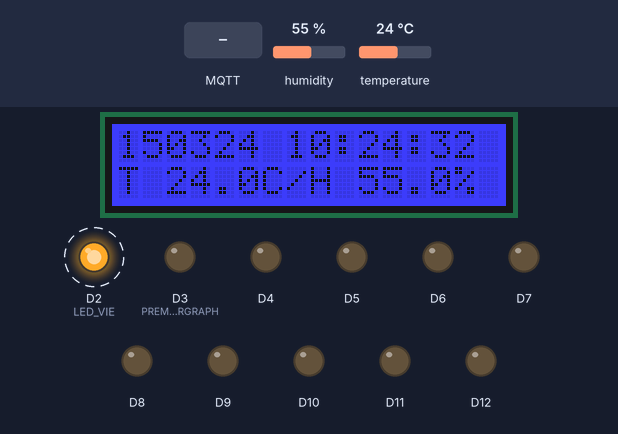
Bench run of a sketch on a simulated Arduino Uno R4 WiFi. On the bench: 16×2 character LCD, output pins drawn as LEDs (lit = HIGH). Dashed ring = blinking. The test bench sets the inputs (shaded band); at power-on: humidity 55 %, temperature 24 °C. WiFi joins after 1.5 s; servers stay silent unless stated; network time is answered at once with the bench clock; the local clock reads 2024-03-15 10:24:30 at power-on unless the sketch sets it; no MQTT or app messages arrive unless stated; not simulated (calls return 0 or success): arduino_secrets.h; what the sketch prints to the serial monitor is not drawn.

Above: at 2.8 s.
2.9 s: MQTT message "10" arrives on the second subscribed topic
At 3.38 s:
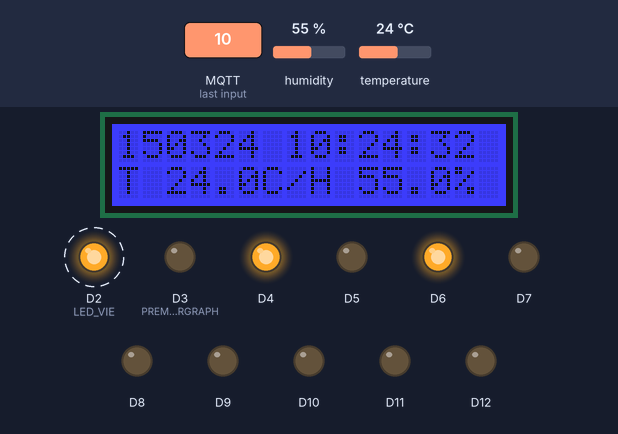
5.5 s: MQTT message "20" arrives on the second subscribed topic
At 6.37 s:
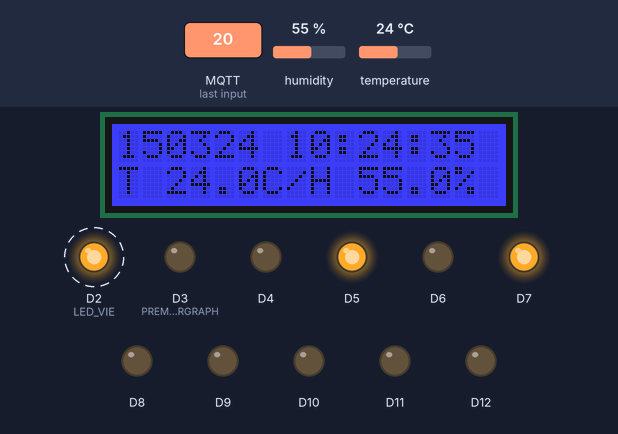
8.0 s: MQTT message "30" arrives on the second subscribed topic
At 8.9 s:
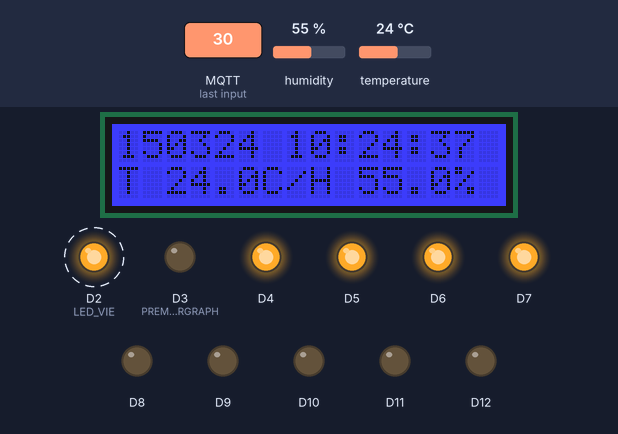
10.7 s: MQTT message "40" arrives on the second subscribed topic
At 11.37 s:
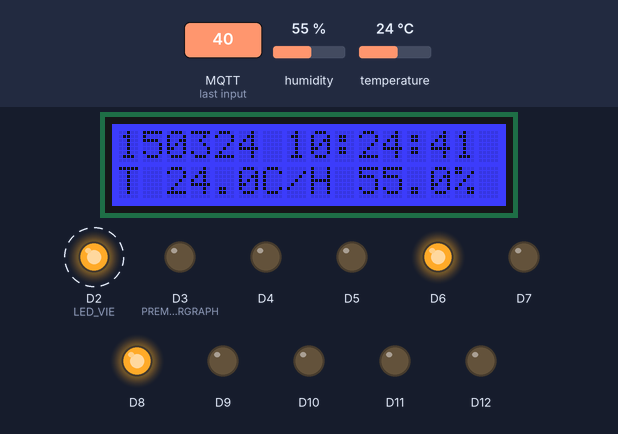
13.2 s: humidity set to 22 %
At 14.62 s:
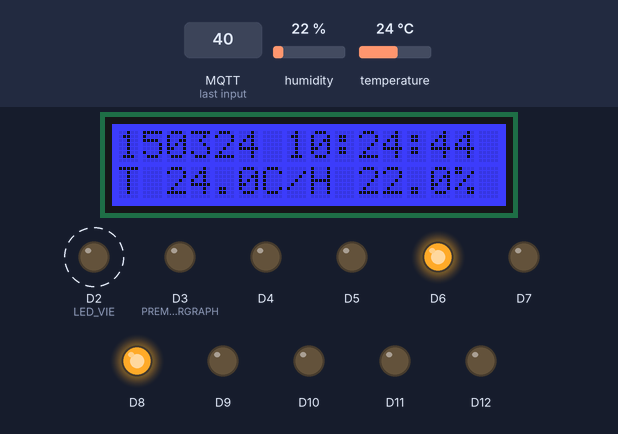
15.8 s: MQTT message "5" arrives on the second subscribed topic
At 16.87 s:
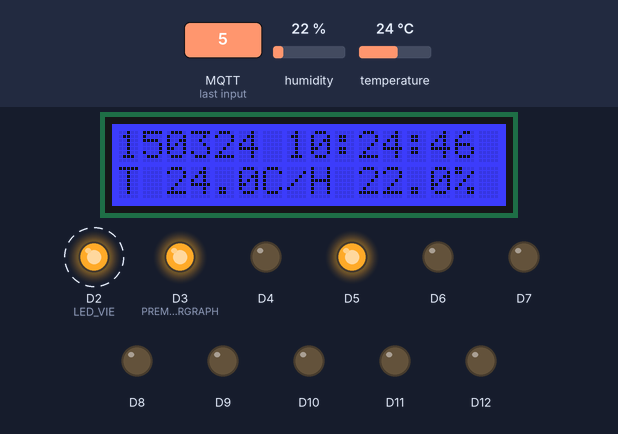
Timing chart, 0 to 18.9 s (numbered marks = the images above; inputs shaded):
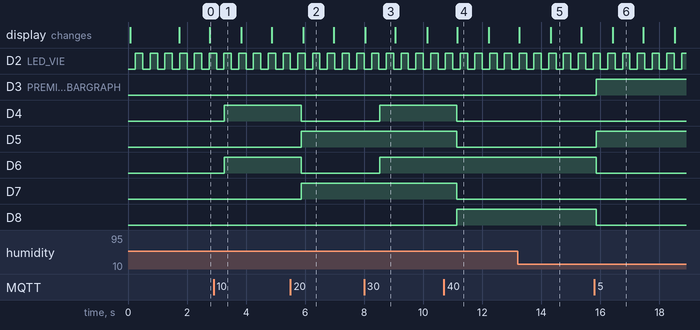

The sketch:

commandes.ino
```cpp
#include <WiFiS3.h>
#include <WiFiUdp.h>
#include <NTPClient.h>
#include <ArduinoMqttClient.h>
#include <RTC.h>
#include <Wire.h>
#include <rgb_lcd.h>
#include <DHT.h>
#include <FspTimer.h>
#include "arduino_secrets.h"

// Configuration des composants
const byte LED_VIE = 2;
const byte DHT_PIN = A0;
const byte PREMIERE_LED_BARGRAPH = 3;  // D3 a D12 : cablage a confirmer
const char VERSION[] = "1.0";

rgb_lcd lcd;
DHT dht(DHT_PIN, DHT22);

// Configuration WiFi et NTP
WiFiUDP udpNTP;
IPAddress serveurNTP(192, 168, 1, 254);
NTPClient clientNTP(udpNTP, serveurNTP, 7200, 60000);

// Configuration MQTT
WiFiClient wifiClient;
MqttClient mqttClient(wifiClient);
IPAddress broker(192, 168, 1, 1);
const int PORT_MQTT = 1883;
const char CLIENT_ID[] = "Id0_Client_48763";

const char TOPIC_VERSION[] = "/iot/VERSION_48763";
const char TOPIC_TEMP[] = "/iot/TEMPERATURE_48763";
const char TOPIC_HUM[] = "/iot/HUMIDITY_48763";
const char TOPIC_DATE[] = "/iot/GET_DATE_48763";
const char TOPIC_COMMAND[] = "/iot/COMMAND_48763";
const char TOPIC_BARGRAPH[] = "/iot/BARGRAPH_48763";
const char TOPIC_BLINK[] = "/iot/BLINK_48763";

bool rtcSynchronise = false;
bool mesuresActives = true;
bool demandeNTP = false;
byte etat = 0;
unsigned long dernierEssaiNTP = 0;
unsigned long dernierEssaiMQTT = 0;
unsigned int periodePersonnalisee = 600;

// Timer materiel : pas de 50 ms, independant de delay(500)
FspTimer timerLed;
volatile unsigned int demiPeriodeTicks = 5;  // 250 ms : LED a 2 Hz
volatile unsigned int compteurTicks = 0;
volatile bool etatLed = false;

void interruptionLed(timer_callback_args_t *args) {
  compteurTicks++;
  if (compteurTicks >= demiPeriodeTicks) {
    compteurTicks = 0;
    etatLed = !etatLed;
    digitalWrite(LED_VIE, etatLed ? HIGH : LOW);
  }
}

// Reglage de la periode complete du clignotement
void definirPeriodeLed(unsigned int periodeMs) {
  noInterrupts();
  demiPeriodeTicks = periodeMs / 100; // Demi-periode / 50 ms
  compteurTicks = 0;
  etatLed = false;
  digitalWrite(LED_VIE, LOW);
  interrupts();
}

bool initialiserLed() {
  pinMode(LED_VIE, OUTPUT);
  digitalWrite(LED_VIE, LOW);

  uint8_t typeTimer = GPT_TIMER;
  int8_t canal = FspTimer::get_available_timer(typeTimer);
  if (canal < 0) return false;
  if (!timerLed.begin(TIMER_MODE_PERIODIC, typeTimer, canal,
                      20.0f, 0.0f, interruptionLed)) return false;
  if (!timerLed.setup_overflow_irq()) return false;
  if (!timerLed.open()) return false;
  return timerLed.start();
}

// Affichage binaire d'une valeur de 0 a 1023 sur 10 LED
void afficherBargraph(unsigned int valeur) {
  for (byte i = 0; i < 10; i++) {
    digitalWrite(PREMIERE_LED_BARGRAPH + i,
                 (valeur & (1U << i)) ? HIGH : LOW);
  }
}

// Conversion et verification d'une valeur entiere recue
bool lireEntier(String message, long &valeur) {
  message.trim();
  if (message.length() == 0) return false;
  for (unsigned int i = 0; i < message.length(); i++) {
    if (message[i] < '0' || message[i] > '9') return false;
  }
  valeur = message.toInt();
  return true;
}

// Connexion au reseau WiFi
bool setup_wifi() {
  if (WiFi.status() == WL_NO_MODULE) {
    Serial.println("Module WiFi indisponible");
    return false;
  }

  WiFi.begin(SECRET_SSID, SECRET_PASS);
  unsigned long debut = millis();

  while (millis() - debut < 15000) {
    if (WiFi.status() == WL_CONNECTED && WiFi.localIP()[0] != 0) {
      Serial.println("WiFi connecte");
      Serial.print("Adresse IP : ");
      Serial.println(WiFi.localIP());
      return true;
    }
    delay(500);
  }

  Serial.println("Connexion WiFi echouee");
  return false;
}

// Synchronisation de l'horloge RTC avec NTP
bool synchroniserRTC() {
  if (WiFi.status() != WL_CONNECTED) return false;
  if (!clientNTP.forceUpdate()) {
    Serial.println("Synchronisation NTP echouee");
    return false;
  }

  RTCTime dateNTP(clientNTP.getEpochTime());
  RTC.setTime(dateNTP);
  Serial.println("RTC synchronise avec NTP");
  return true;
}

// Reception des commandes MQTT
void onMqttMessage(int tailleMessage) {
  String topic = mqttClient.messageTopic();
  String message = "";
  while (mqttClient.available()) {
    message += (char)mqttClient.read();
  }

  Serial.print("Topic recu : ");
  Serial.println(topic);
  Serial.print("Message : ");
  Serial.println(message);

  long valeur;
  if (!lireEntier(message, valeur)) {
    Serial.println("Message invalide : entier attendu");
    return;
  }

  if (topic == TOPIC_COMMAND) {
    switch (valeur) {
      case 10:
        // Demander une nouvelle synchronisation NTP
        demandeNTP = true;
        Serial.println("Synchronisation NTP demandee");
        break;

      case 20:
        mesuresActives = true;
        Serial.println("Mesures demarrees");
        break;

      case 30:
        mesuresActives = false;
        Serial.println("Mesures arretees");
        break;

      case 40:
        definirPeriodeLed(1000);
        Serial.println("Clignotement lent : 1000 ms");
        break;

      case 50:
        definirPeriodeLed(200);
        Serial.println("Clignotement rapide : 200 ms");
        break;

      case 60:
        definirPeriodeLed(periodePersonnalisee);
        Serial.print("Clignotement personnalise : ");
        Serial.print(periodePersonnalisee);
        Serial.println(" ms");
        break;

      default:
        Serial.println("Code commande inconnu");
        break;
    }
  }
  else if (topic == TOPIC_BARGRAPH) {
    if (valeur >= 0 && valeur <= 1023) {
      afficherBargraph((unsigned int)valeur);
      Serial.println("Bargraphe mis a jour");
    } else {
      Serial.println("Bargraphe : valeur attendue de 0 a 1023");
    }
  }
  else if (topic == TOPIC_BLINK) {
    // La periode doit etre positive et multiple de 100 ms
    if (valeur >= 100 && valeur <= 60000 && valeur % 100 == 0) {
      periodePersonnalisee = (unsigned int)valeur;
      Serial.println("Periode personnalisee memorisee");
    } else {
      Serial.println("BLINK : multiple de 100 ms attendu");
    }
  }

  Serial.println("----------------");
}

// Connexion MQTT et abonnement aux trois topics
int setup_mqtt() {
  mqttClient.setId(CLIENT_ID);
  mqttClient.setUsernamePassword(SECRET_MQTT_USER, SECRET_MQTT_PASS);

  if (!mqttClient.connect(broker, PORT_MQTT)) {
    int erreur = mqttClient.connectError();
    Serial.print("Erreur MQTT : ");
    Serial.println(erreur);
    return erreur;
  }

  Serial.println("MQTT connecte au broker");
  mqttClient.onMessage(onMqttMessage);

  bool ok1 = mqttClient.subscribe(TOPIC_COMMAND);
  bool ok2 = mqttClient.subscribe(TOPIC_BARGRAPH);
  bool ok3 = mqttClient.subscribe(TOPIC_BLINK);

  if (ok1 && ok2 && ok3) {
    Serial.println("Souscriptions MQTT reussies");
  } else {
    Serial.println("Erreur de souscription MQTT");
  }
  return 0;
}

// Publication MQTT sans encombrer le moniteur serie
void publier(const char* topic, const String& valeur) {
  if (!mqttClient.connected()) return;
  mqttClient.beginMessage(topic);
  mqttClient.print(valeur);
  mqttClient.endMessage();
}

// Lecture de la date et de l'heure du RTC
String obtenirDateHeure() {
  RTCTime maintenant;
  RTC.getTime(maintenant);
  char dateHeure[20];

  snprintf(dateHeure, sizeof(dateHeure),
           "%02d/%02d/%04d %02d:%02d:%02d",
           maintenant.getDayOfMonth(),
           Month2int(maintenant.getMonth()),
           maintenant.getYear(),
           maintenant.getHour(),
           maintenant.getMinutes(),
           maintenant.getSeconds());
  return String(dateHeure);
}

// Affichage de la date et de l'heure sur le LCD
void afficherDateHeure() {
  lcd.setCursor(0, 0);
  lcd.print("                ");
  lcd.setCursor(0, 0);

  if (!rtcSynchronise) {
    lcd.print("NTP non synchro");
    return;
  }

  RTCTime maintenant;
  RTC.getTime(maintenant);
  char ligne[17];
  snprintf(ligne, sizeof(ligne),
           "%02d%02d%02d %02d:%02d:%02d",
           maintenant.getDayOfMonth(),
           Month2int(maintenant.getMonth()),
           maintenant.getYear() % 100,
           maintenant.getHour(),
           maintenant.getMinutes(),
           maintenant.getSeconds());
  lcd.print(ligne);
}

// Acquisition et publication des quatre variables
void lireEtPublier() {
  float temperature = dht.readTemperature();
  float humidite = dht.readHumidity();

  lcd.setCursor(0, 1);
  lcd.print("                ");
  lcd.setCursor(0, 1);

  if (isnan(temperature) || isnan(humidite)) {
    lcd.print("Erreur DHT22");
    Serial.println("Erreur lecture DHT22");
    return;
  }

  lcd.print("T ");
  lcd.print(temperature, 1);
  lcd.print("C/H ");
  lcd.print(humidite, 1);
  lcd.print("%");

  if (mqttClient.connected()) {
    publier(TOPIC_VERSION, String(VERSION));
    publier(TOPIC_TEMP, String(temperature, 1));
    publier(TOPIC_HUM, String(humidite, 1));
    if (rtcSynchronise) publier(TOPIC_DATE, obtenirDateHeure());
  }
}

void setup() {
  Serial.begin(9600);

  // Initialisation des composants
  if (!initialiserLed()) {
    Serial.println("Erreur timer LED");
  }

  for (byte i = 0; i < 10; i++) {
    pinMode(PREMIERE_LED_BARGRAPH + i, OUTPUT);
  }
  afficherBargraph(0);

  lcd.begin(16, 2);
  lcd.setRGB(0, 0, 255);
  lcd.clear();
  dht.begin();
  RTC.begin();

  lcd.print("Connexion WiFi");
  bool connecte = setup_wifi();
  clientNTP.begin();

  if (connecte) {
    rtcSynchronise = synchroniserRTC();
    dernierEssaiNTP = millis();
    setup_mqtt();
    dernierEssaiMQTT = millis();
  }
  lcd.clear();
}

void loop() {
  // Maintien de la liaison MQTT
  if (mqttClient.connected()) {
    mqttClient.poll();
  } else if (WiFi.status() == WL_CONNECTED &&
             millis() - dernierEssaiMQTT >= 5000) {
    dernierEssaiMQTT = millis();
    setup_mqtt();
  }

  // Synchronisation sur commande 10 ou nouvel essai automatique
  if (demandeNTP) {
    demandeNTP = false;
    if (synchroniserRTC()) {
      rtcSynchronise = true;
      Serial.println("RTC synchronise");
    } else {
      Serial.println("Echec synchronisation RTC");
    }
    dernierEssaiNTP = millis();
  }
  else if (!rtcSynchronise &&
           WiFi.status() == WL_CONNECTED &&
           millis() - dernierEssaiNTP >= 30000) {
    dernierEssaiNTP = millis();
    rtcSynchronise = synchroniserRTC();
  }

  // Machine d'etat : quatre etapes de 500 ms
  switch (etat) {
    case 0:
      afficherDateHeure();
      if (mesuresActives) lireEtPublier();
      break;
    case 2:
      afficherDateHeure();
      break;
  }

  etat = (etat + 1) % 4;
  delay(500);
}
```

Measured:
- after the input at 2.9 s, D4, D6: LOW → HIGH after 0.36 s
- after the input at 5.5 s, D4, D6: HIGH → LOW after 0.36 s; D5, D7: LOW → HIGH after 0.36 s
- after the input at 8.0 s, D4, D6: LOW → HIGH after 0.53 s
- after the input at 10.7 s, D4, D5, D7: HIGH → LOW after 0.43 s; D8: LOW → HIGH after 0.43 s
- after the input at 15.8 s, D3 (PREMIERE_LED_BARGRAPH), D5: LOW → HIGH after 0.06 s; D6, D8: HIGH → LOW after 0.06 s
- by itself, D2 (LED_VIE): alternates HIGH for 0.25 s and LOW for 0.25 s
- what the display in image 2 shows lasts 1.1 s, from 5.9 s to 7.0 s
